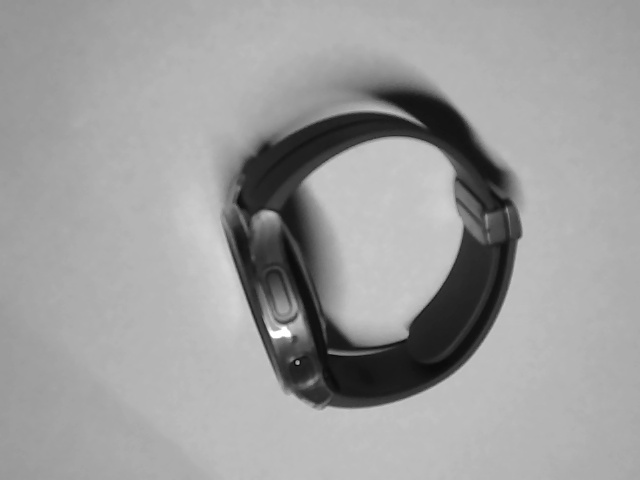
#> input picture TP2_DeteccionYClasificacion/referencias/Reloj.jpg, 640 x 480 px, given in place of the camera
$ python generador_descriptores.py
#> lines starting #> are read from the running program, lines starting #| are printed output that depends on the picture; after the words box and inside, x2 and y2 are one past the last pixel; in counts of white or black regions, pixels touching at a corner belong together
import cv2
import numpy as np
import csv
import os

# ---------------------------------------------------------------------------
# Generador de descriptores
#
# Aplicación 1 de 3. Detecta el contorno de un objeto frente a la webcam y,
# cuando el usuario pulsa la barra espaciadora, calcula sus 7 invariantes de
# Hu y los guarda como una fila en un archivo CSV (dataset.csv), junto con
# la etiqueta numérica del objeto que se está mostrando en ese momento.
#
# Controles:
#   1, 2, 3   -> elegir qué etiqueta se va a grabar (ver diccionario abajo)
#   ESPACIO   -> capturar el contorno actual y guardarlo en el dataset
#   q         -> salir
#
# Sugerencia de uso: para cada objeto, mostrarlo en distintas posiciones,
# rotaciones y distancias de la cámara, presionando ESPACIO varias veces
# en cada una para juntar muestras variadas.
# ---------------------------------------------------------------------------

# Diccionario de etiquetas: número -> nombre del objeto
ETIQUETAS = {1: "Reloj", 2: "Hilo", 3: "Lentes"}

ARCHIVO_DATASET = "dataset.csv"
CAMARA_INDICE = 1  # cambiar a 0 si la webcam no aparece en el índice 1


def nada(x):
    pass


def calcular_hu(contorno):
    momentos = cv2.moments(contorno)
    hu = cv2.HuMoments(momentos).flatten()
    return hu


def guardar_muestra(hu, etiqueta):
    existe = os.path.isfile(ARCHIVO_DATASET)
    with open(ARCHIVO_DATASET, mode="a", newline="") as f:
        escritor = csv.writer(f)
        if not existe:
            encabezado = ["etiqueta"] + [f"hu{i+1}" for i in range(7)]
            escritor.writerow(encabezado)
        escritor.writerow([etiqueta] + list(hu))


def main():
    cap = cv2.VideoCapture(CAMARA_INDICE)
    if not cap.isOpened():
        print(f"No se pudo abrir la cámara en el índice {CAMARA_INDICE}.")
        return

    cv2.namedWindow('Controles')
    cv2.resizeWindow('Controles', 400, 150)
    cv2.createTrackbar('Umbral', 'Controles', 127, 255, nada)
    cv2.createTrackbar('Tam_Morfologia', 'Controles', 5, 20, nada)

    etiqueta_actual = 1
    contador_por_etiqueta = {k: 0 for k in ETIQUETAS}

    print("Generador de descriptores listo.")
    print("Teclas: 1/2/3 elegir etiqueta, ESPACIO capturar, q salir.")
    print(f"Etiquetas disponibles: {ETIQUETAS}")

    while True:
        ret, frame = cap.read()
#> frame is the input picture: shape (480, 640, 3); min 7, max 255, mean 157.1
        if not ret:
            break

        gris = cv2.cvtColor(frame, cv2.COLOR_BGR2GRAY)

        val_umbral = cv2.getTrackbarPos('Umbral', 'Controles')
        _, binaria = cv2.threshold(gris, val_umbral, 255, cv2.THRESH_BINARY_INV)
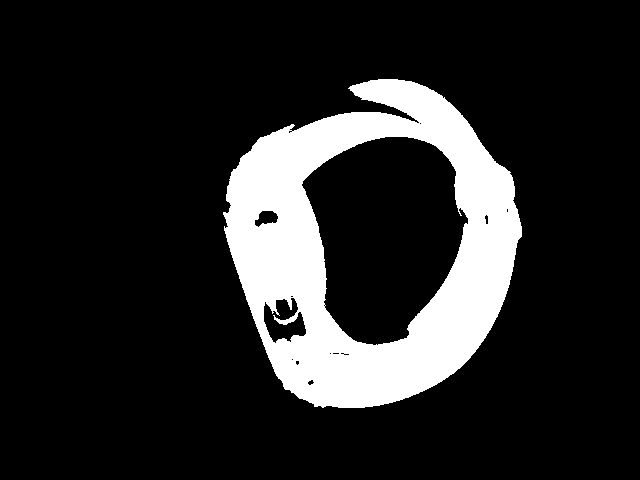
#> binaria: shape (480, 640); 15% white; 1 white region, box (x1, y1, x2, y2) and area: (223, 79, 522, 408) 46220

        tam_morf = cv2.getTrackbarPos('Tam_Morfologia', 'Controles')
        if tam_morf > 0:
            kernel = np.ones((tam_morf, tam_morf), np.uint8)
            binaria = cv2.morphologyEx(binaria, cv2.MORPH_OPEN, kernel)
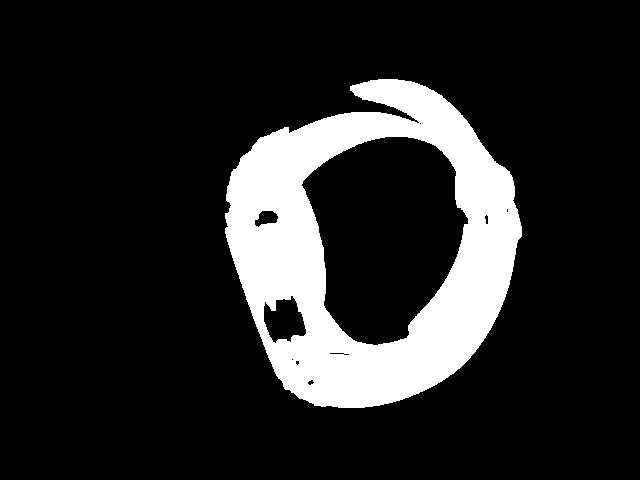
#> binaria: shape (480, 640); 15% white; 1 white region, box (x1, y1, x2, y2) and area: (225, 79, 522, 408) 45952
            binaria = cv2.morphologyEx(binaria, cv2.MORPH_CLOSE, kernel)
#> binaria: shape (480, 640); 15% white; 1 white region

        cv2.imshow('Mascara (Paso Intermedio)', binaria)

        contornos, _ = cv2.findContours(binaria, cv2.RETR_EXTERNAL, cv2.CHAIN_APPROX_SIMPLE)
#> contornos = 1 contour; box (x1, y1, x2, y2) and area: (225, 79, 522, 408) 71424

        contorno_principal = None
        if contornos:
            contornos_validos = [c for c in contornos if cv2.contourArea(c) > 500]
#> contornos_validos has the same summary as contornos
            if contornos_validos:
                contorno_principal = max(contornos_validos, key=cv2.contourArea)
#> contorno_principal = contour of 534 points, box (x1, y1, x2, y2) (225, 79, 522, 408), area 71424

        if contorno_principal is not None:
            x, y, w, h = cv2.boundingRect(contorno_principal)
#> x = 225; y = 79; w = 297; h = 329
            cv2.rectangle(frame, (x, y), (x + w, y + h), (0, 255, 0), 2)
            cv2.drawContours(frame, [contorno_principal], -1, (255, 0, 0), 2)

        # Overlay informativo
        nombre_actual = ETIQUETAS.get(etiqueta_actual, "?")
        texto_estado = f"Etiqueta: {etiqueta_actual} ({nombre_actual})  Muestras: {contador_por_etiqueta[etiqueta_actual]}"
        cv2.putText(frame, texto_estado, (10, 25), cv2.FONT_HERSHEY_SIMPLEX, 0.7, (0, 255, 255), 2)
        cv2.putText(frame, "1/2/3: etiqueta | ESPACIO: capturar | q: salir", (10, frame.shape[0] - 15),
                    cv2.FONT_HERSHEY_SIMPLEX, 0.5, (255, 255, 255), 1)
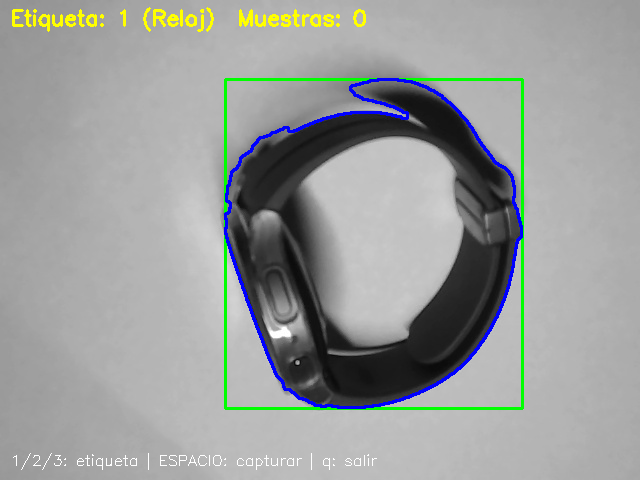
#> frame: shape (480, 640, 3); mean B, G, R 155.8, 157.4, 154.5

        cv2.imshow('Output - Generador de descriptores', frame)

        tecla = cv2.waitKey(1) & 0xFF
#> (key q is pressed here)
        if tecla == ord('q'):
            break
        elif tecla in (ord('1'), ord('2'), ord('3')):
            nueva_etiqueta = int(chr(tecla))
            if nueva_etiqueta in ETIQUETAS:
                etiqueta_actual = nueva_etiqueta
        elif tecla == ord(' '):
            if contorno_principal is not None:
                hu = calcular_hu(contorno_principal)
                print(f"[Etiqueta {etiqueta_actual} - {nombre_actual}] Hu: {list(hu)}")
                guardar_muestra(hu, etiqueta_actual)
                contador_por_etiqueta[etiqueta_actual] += 1
            else:
                print("No hay contorno detectado, no se guardó nada.")

    cap.release()
    cv2.destroyAllWindows()
    print(f"Dataset guardado en: {os.path.abspath(ARCHIVO_DATASET)}")
    print(f"Totales por etiqueta: {contador_por_etiqueta}")


if __name__ == '__main__':
    main()

$ run again, on TP2_DeteccionYClasificacion/referencias/hilo.jpg
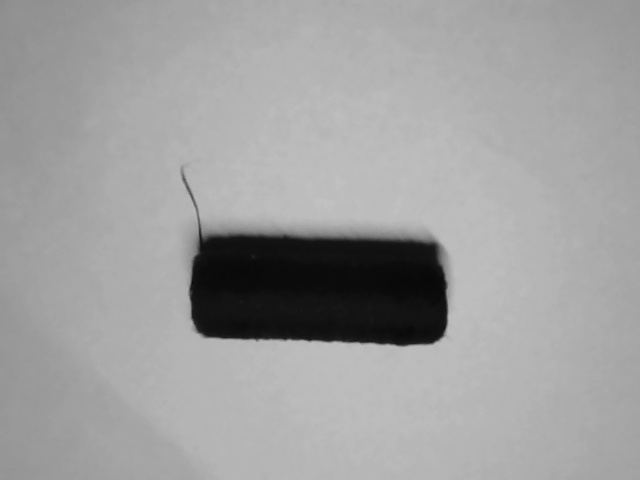
#> input picture TP2_DeteccionYClasificacion/referencias/hilo.jpg, 640 x 480 px, given in place of the camera
#> in main, frame is the input picture: shape (480, 640, 3); min 8, max 194, mean 159.2
#> in main, `binaria = cv2.morphologyEx(binaria, cv2.MORPH_CLOSE, kernel)`:
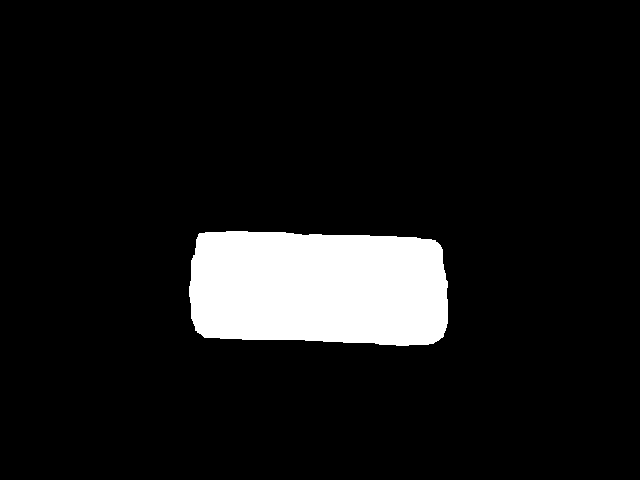
#> binaria: shape (480, 640); 8.8% white; 1 white region
#> contornos = 1 contour; box (x1, y1, x2, y2) and area: (189, 231, 448, 346) 26701
#> contornos_validos has the same summary as contornos
#> contorno_principal = contour of 122 points, box (x1, y1, x2, y2) (189, 231, 448, 346), area 26701
#> x = 189; y = 231; w = 259; h = 115
#> in main, `cv2.putText(frame, "1/2/3: etiqueta | ESPACIO: capturar | q: salir", (..`:
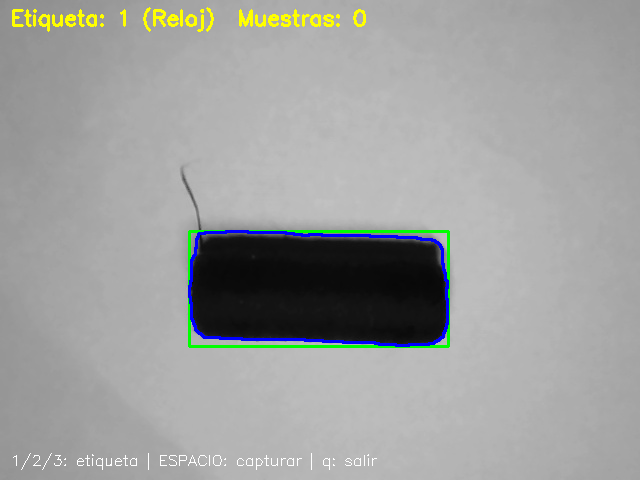
#> frame: shape (480, 640, 3); mean B, G, R 158.3, 159.8, 158.3

$ run again, on TP2_DeteccionYClasificacion/referencias/lentes.jpg
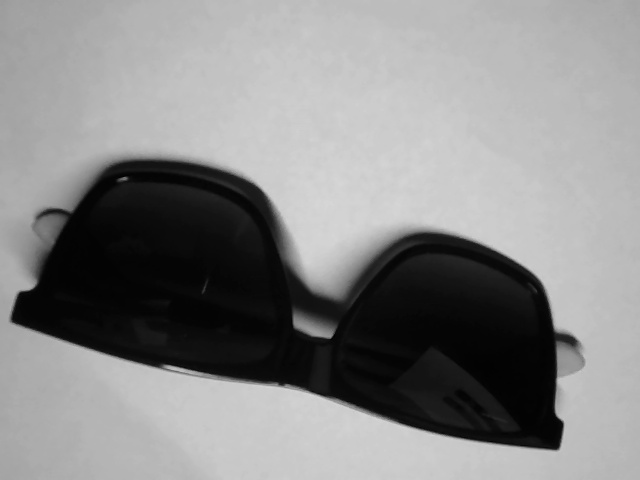
#> input picture TP2_DeteccionYClasificacion/referencias/lentes.jpg, 640 x 480 px, given in place of the camera
#> in main, frame is the input picture: shape (480, 640, 3); min 0, max 216, mean 136.7
#> in main, `_, binaria = cv2.threshold(gris, val_umbral, 255, cv2.THRESH_BINARY_INV)`:
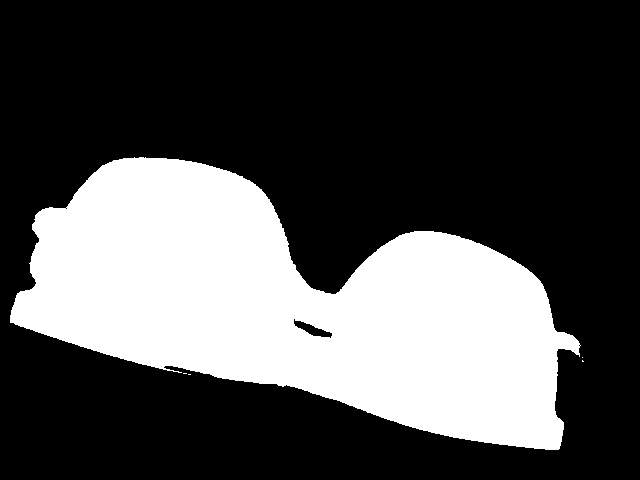
#> binaria: shape (480, 640); 30.3% white; 5 white regions (4 under 20 px), largest, box (x1, y1, x2, y2) and area: (10, 157, 581, 450) 93035
#> contornos = 1 contour; box (x1, y1, x2, y2) and area: (10, 157, 579, 450) 92526
#> contornos_validos has the same summary as contornos
#> contorno_principal = contour of 647 points, box (x1, y1, x2, y2) (10, 157, 579, 450), area 92526
#> x = 10; y = 157; w = 569; h = 293
#> in main, `cv2.putText(frame, "1/2/3: etiqueta | ESPACIO: capturar | q: salir", (..`:
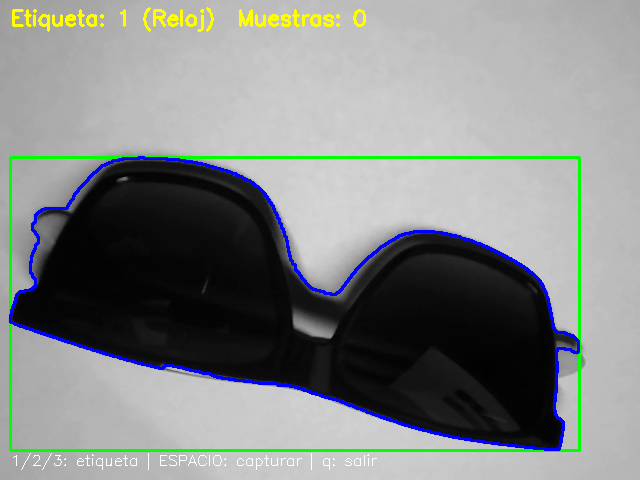
#> frame: shape (480, 640, 3); mean B, G, R 135, 136.7, 132.6
